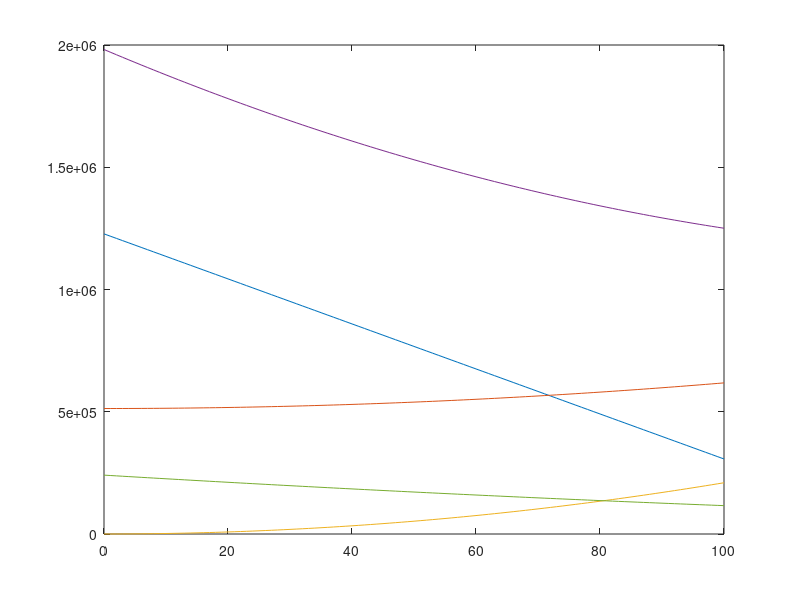

MATLAB code to generate this figure:
%helicopters

mass = 17650 * 0.45359237; %lbs to kg
weight = mass * 9.80665;
blade_radius = 24 * 0.3048; %ft to m
blade_radius_tail = 4.6*0.3048;
omega_r = 221.2848;
omega_r_tail = 677*0.3048;
rho = 1.225;
solidity = 0.092;
solidity_tail = 0.231;

l_tail = 9;
%% hover
FM = 0.6;
CL_medium = 0.55;
CD_p_medium = 0.02;
CD_p_medium_tail = 0.02;

k = 1.15;
k_tail =1.4;
P_id = weight * sqrt(weight/(2*rho*pi*blade_radius^2));
v_i = sqrt(weight/(2*rho*pi*blade_radius^2));

%ACT
P_hov_ACT = P_id / FM;

%BEM
CT_BEM = solidity*CL_medium/6.6;
T_BEM = CT_BEM*(rho*pi*blade_radius^2*omega_r^2);
P_i_BEM = k*T_BEM*v_i;
P_p_BEM = solidity*CD_p_medium/8*rho*omega_r^3*pi*blade_radius^2;
P_p_BEM_tail = solidity_tail*CD_p_medium_tail/8*rho*omega_r_tail^3*pi*blade_radius_tail^2;
P_hov_BEM = P_i_BEM + P_p_BEM;
FM_BEM = P_i_BEM/P_hov_BEM;

T_tail = P_hov_BEM/(omega_r/blade_radius)/l_tail;
v_i_tail = sqrt(T_tail/(2*rho*pi*blade_radius_tail^2));
P_i_tail = 1.1*k_tail*T_tail*v_i_tail;
%% forward flight
V = 0:100;

mu = V/omega_r;
mu_tail = V/omega_r_tail;

%Main rotor:
P_ind_fw_rotor = P_i_BEM - (V)/V(end)*(0.75*P_i_BEM);
P_profiledrag_fw_rotor = P_p_BEM.*(1+mu.^2);
P_drag_fw_rotor = P_p_BEM.*mu.^2.*2;

P_p_fw_rotor = P_p_BEM.*(1+4.65*mu.^2);

%Tail rotor
P_ind_fw_tail = P_i_tail - (V)/V(end)*(0.75*P_i_tail);
P_profiledrag_fw_tail = P_p_BEM_tail.*(1+mu_tail.^2);
P_drag_fw_tail = P_p_BEM_tail.*mu_tail.^2.*2;

P_p_fw_tail = P_p_BEM_tail.*(1+4.65*mu_tail.^2);
P_total_tail = P_ind_fw_tail + P_profiledrag_fw_tail + P_drag_fw_tail;

P_total = P_ind_fw_rotor + P_profiledrag_fw_rotor + P_drag_fw_rotor + P_total_tail;

plot(V, P_ind_fw_rotor); hold on; plot(V, P_profiledrag_fw_rotor); hold on; plot(V, P_drag_fw_rotor); hold on; plot(V, P_total);hold on; plot(V, P_total_tail)

